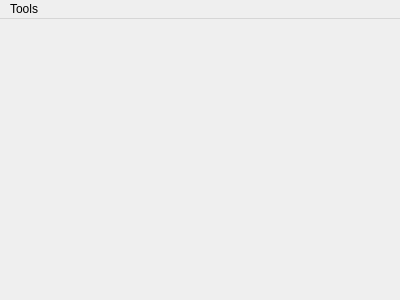
<?xml version="1.0" encoding="UTF-8"?>
<ui version="4.0">
 <class>MainWindow</class>
 <widget class="QMainWindow" name="MainWindow">
  <property name="geometry">
   <rect>
    <x>0</x>
    <y>0</y>
    <width>400</width>
    <height>300</height>
   </rect>
  </property>
  <property name="windowTitle">
   <string>Hello GLSL</string>
  </property>
  <widget class="QWidget" name="centralWidget"/>
  <widget class="QMenuBar" name="menuBar">
   <property name="geometry">
    <rect>
     <x>0</x>
     <y>0</y>
     <width>400</width>
     <height>21</height>
    </rect>
   </property>
   <widget class="QMenu" name="menuTools">
    <property name="title">
     <string>Tools</string>
    </property>
    <widget class="QMenu" name="menuWave_type">
     <property name="title">
      <string>Wave type</string>
     </property>
     <addaction name="actionNormal"/>
     <addaction name="actionRealistic"/>
    </widget>
    <addaction name="menuWave_type"/>
   </widget>
   <addaction name="menuTools"/>
  </widget>
  <action name="actionWorld">
   <property name="text">
    <string>World</string>
   </property>
  </action>
  <action name="actionNormal">
   <property name="text">
    <string>Normal</string>
   </property>
  </action>
  <action name="actionRealistic">
   <property name="text">
    <string>Realistic</string>
   </property>
  </action>
 </widget>
 <layoutdefault spacing="6" margin="11"/>
 <resources/>
 <connections/>
</ui>
